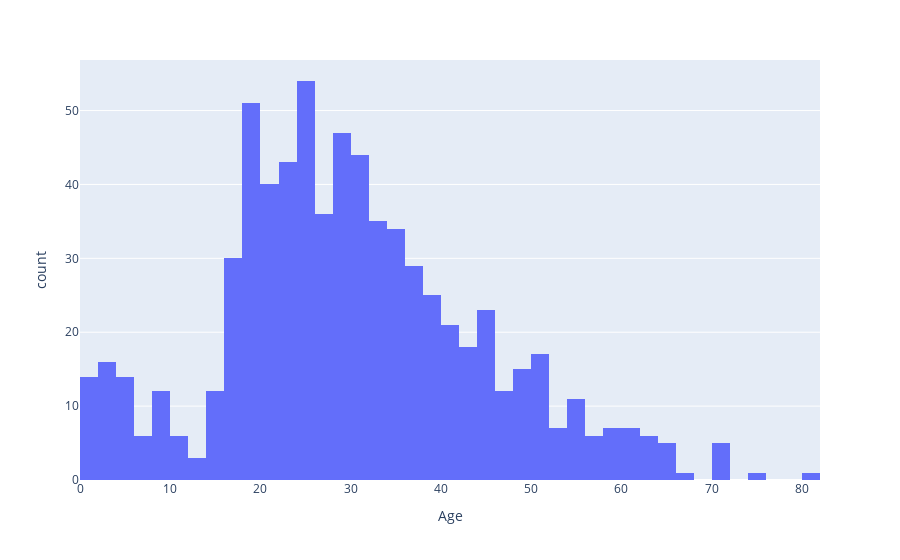
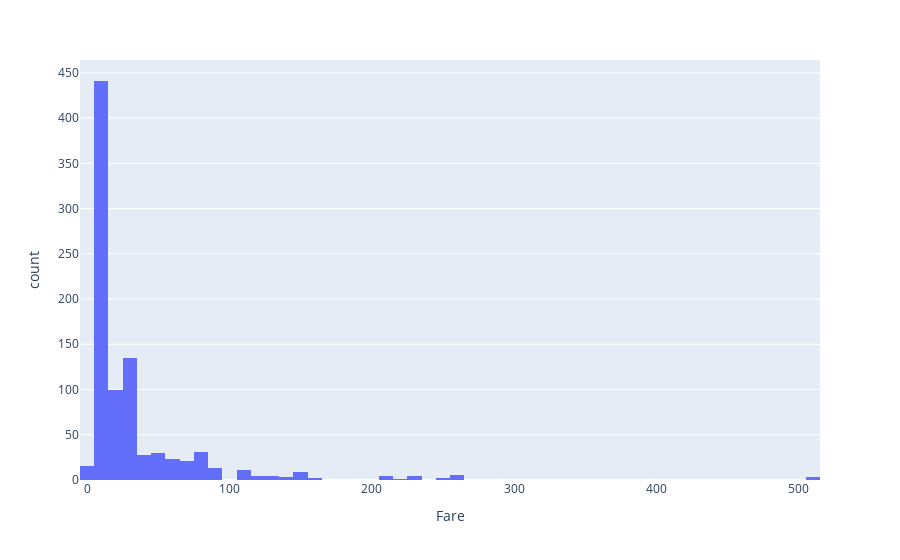

Notebook source saved alongside these figures, in order:
### Code cell
numericalLabels = ["Age", "Fare"]
for label in numericalLabels:
    PlotHistogram(dfTrain,label)

### Figure 1 — Plotly figure (JSON) as saved in the notebook; plotly's stock layout.template omitted (floating-point values rounded to 4 significant figures; data arrays with more than 128 entries replaced by an {"elided": "..."} marker saying what was removed)
{"data": [{"alignmentgroup": "True", "bingroup": "x", "hoverlabel": {"namelength": 0}, "hovertemplate": "Age=%{x}<br>count=%{y}", "legendgroup": "", "marker": {"color": "#636efa"}, "name": "", "offsetgroup": "", "orientation": "v", "showlegend": false, "type": "histogram", "x": {"elided": "891 float values"}, "xaxis": "x", "yaxis": "y"}], "layout": {"barmode": "relative", "legend": {"tracegroupgap": 0}, "margin": {"t": 60}, "xaxis": {"anchor": "y", "domain": [0.0, 1.0], "title": {"text": "Age"}}, "yaxis": {"anchor": "x", "domain": [0.0, 1.0], "title": {"text": "count"}}}}

### Figure 2 — Plotly figure (JSON) as saved in the notebook; plotly's stock layout.template omitted (floating-point values rounded to 4 significant figures; data arrays with more than 128 entries replaced by an {"elided": "..."} marker saying what was removed)
{"data": [{"alignmentgroup": "True", "bingroup": "x", "hoverlabel": {"namelength": 0}, "hovertemplate": "Fare=%{x}<br>count=%{y}", "legendgroup": "", "marker": {"color": "#636efa"}, "name": "", "offsetgroup": "", "orientation": "v", "showlegend": false, "type": "histogram", "x": {"elided": "891 float values"}, "xaxis": "x", "yaxis": "y"}], "layout": {"barmode": "relative", "legend": {"tracegroupgap": 0}, "margin": {"t": 60}, "xaxis": {"anchor": "y", "domain": [0.0, 1.0], "title": {"text": "Fare"}}, "yaxis": {"anchor": "x", "domain": [0.0, 1.0], "title": {"text": "count"}}}}
